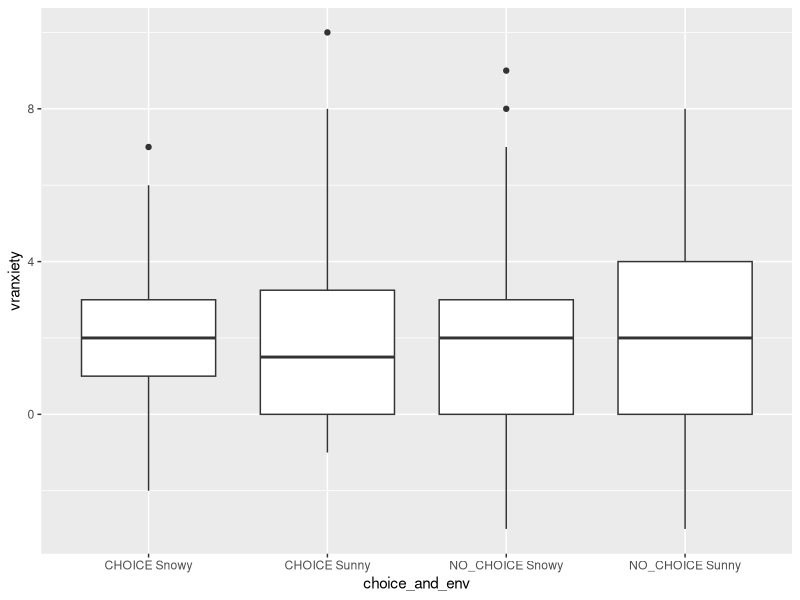
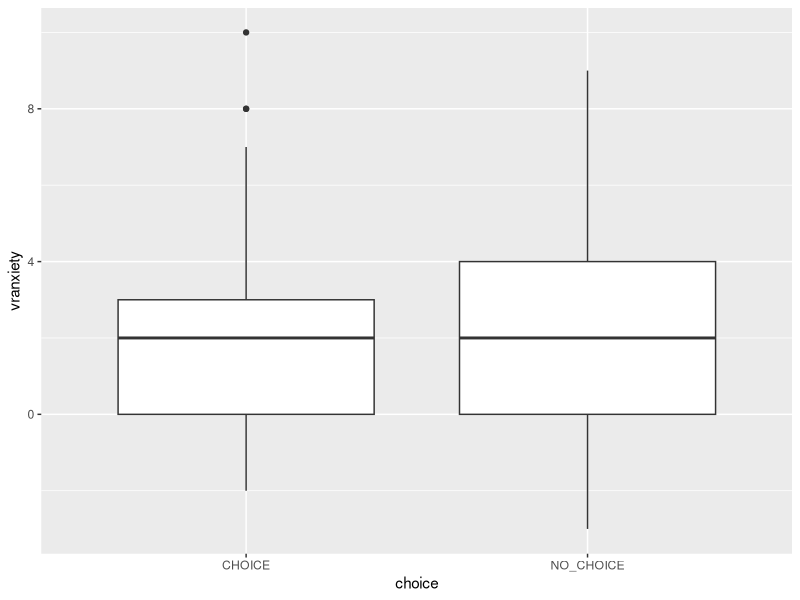
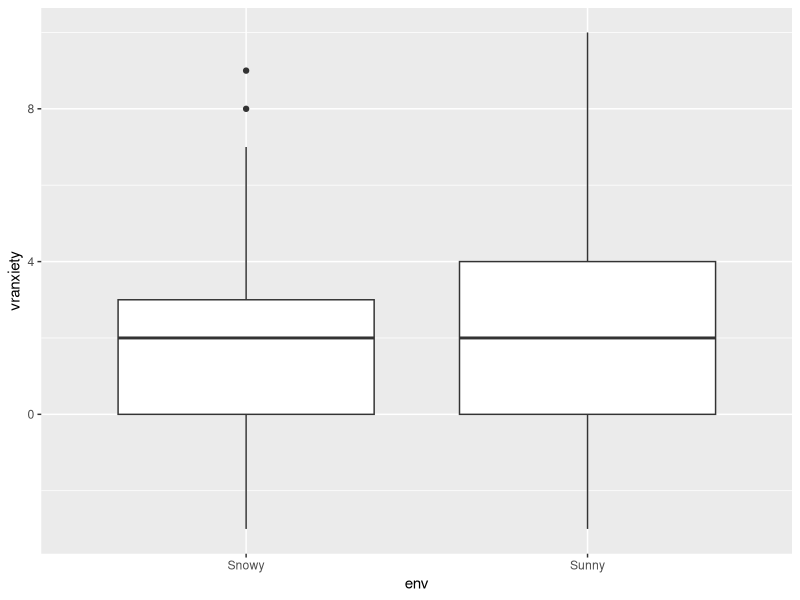
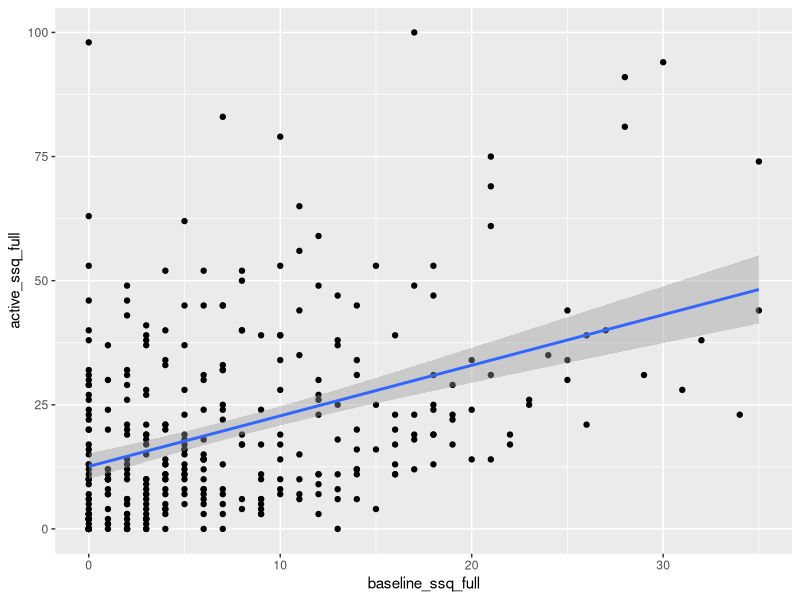
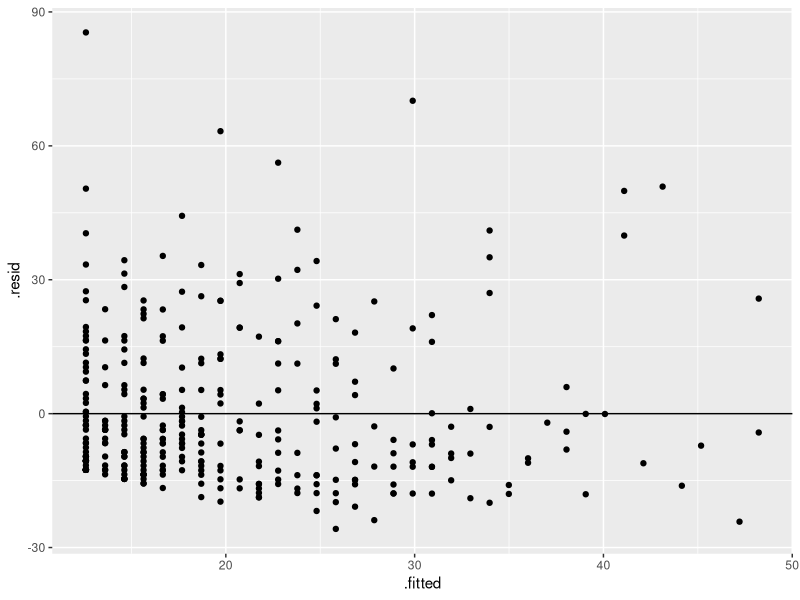
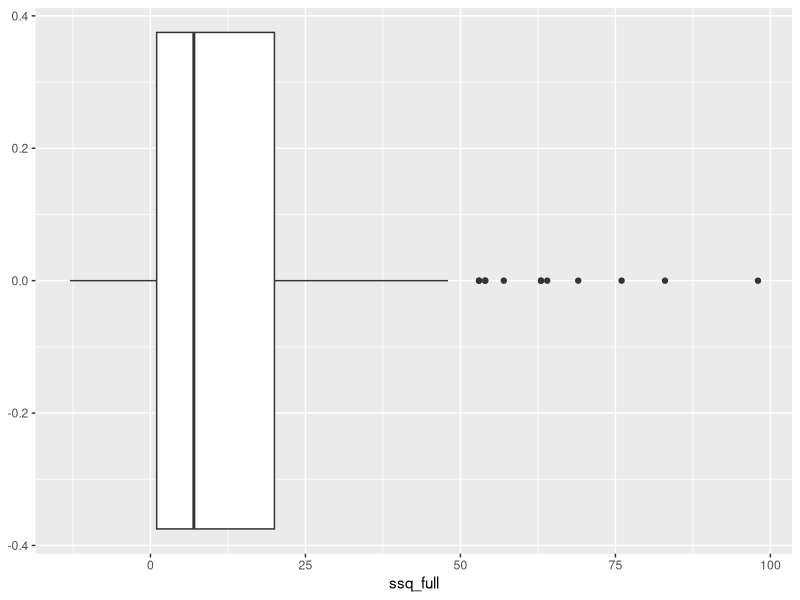

Write the R code that produced these figures, in order.
## ---- chunk 1
library(tidyverse)
library(readxl)

data = read_xlsx("all_data.xlsx", sheet = "pooled123")

data$choice_and_env = paste(data$choice, data$env)

ggplot(data, aes(x = choice_and_env, y = vranxiety)) +
    geom_boxplot()

ggplot(data, aes(x = choice, y = vranxiety)) +
    geom_boxplot()

ggplot(data, aes(x = env, y = vranxiety)) +
    geom_boxplot()

anxiety_model = lm(active_ssq_full ~ baseline_ssq_full, data = data)

ggplot(data, aes(x = baseline_ssq_full, y = active_ssq_full)) +
    geom_point() +
    geom_smooth(method = "lm")

ggplot(anxiety_model, aes(x = .fitted, .resid)) +
    geom_point() +
    geom_hline(yintercept = 0)

ggplot(data, aes(x = ssq_full)) +
    geom_boxplot()
